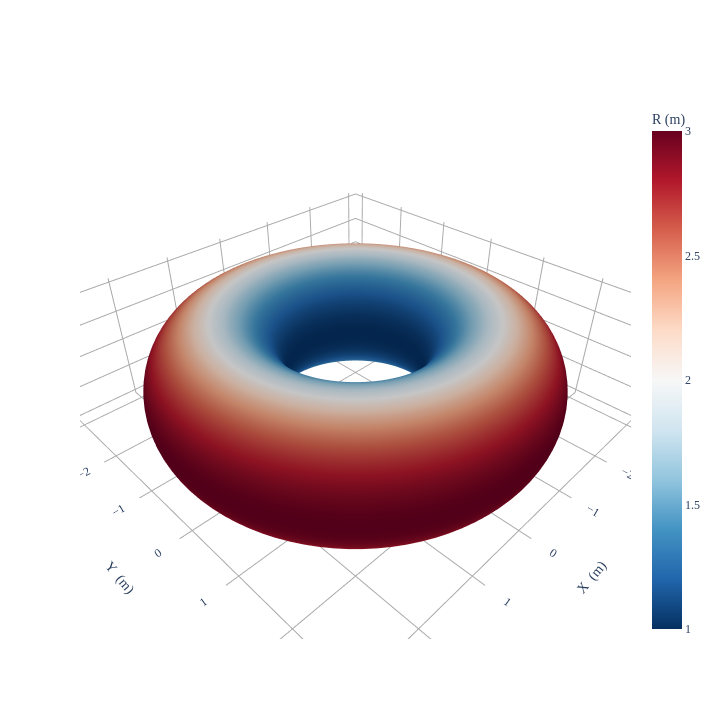

The notebook cell saved with this chart:
### Code cell
grid = LinearGrid(M=15, N=15)
surface = FourierRZToroidalSurface.from_shape_parameters(
    major_radius=R0,
    aspect_ratio=R0,
    elongation=1,
    triangularity=0,
    squareness=0,
    eccentricity=0,
    torsion=0,
    NFP=1,
)
surface = SourceFreeField(surface, grid.M, grid.N, NFP=1)

plot_3d(surface, "R")

### Figure 1 — Plotly figure (JSON) as saved in the notebook; plotly's stock layout.template omitted (floating-point values rounded to 4 significant figures; data arrays with more than 128 entries replaced by an {"elided": "..."} marker saying what was removed)
{"data": [{"colorbar": {"title": {"text": "R (m)"}}, "colorscale": [[0, "rgb(5,48,97)"], [0.1, "rgb(33,102,172)"], [0.2, "rgb(67,147,195)"], [0.3, "rgb(146,197,222)"], [0.4, "rgb(209,229,240)"], [0.5, "rgb(247,247,247)"], [0.6, "rgb(253,219,199)"], [0.7, "rgb(244,165,130)"], [0.8, "rgb(214,96,77)"], [0.9, "rgb(178,24,43)"], [1, "rgb(103,0,31)"]], "flatshading": true, "i": {"elided": "20200 int values"}, "intensity": {"elided": "10201 float values"}, "j": {"elided": "20200 int values"}, "k": {"elided": "20200 int values"}, "name": "R (m)", "opacity": 1, "showscale": true, "type": "mesh3d", "x": {"elided": "10201 float values"}, "y": {"elided": "10201 float values"}, "z": {"elided": "10201 float values"}}], "layout": {"font": {"family": "Times"}, "height": 719.3, "scene": {"aspectmode": "data", "xaxis": {"backgroundcolor": "white", "gridcolor": "darkgrey", "showbackground": false, "showgrid": true, "showticklabels": true, "title": {"text": "X  (m)"}, "zeroline": true, "zerolinecolor": "darkgrey"}, "yaxis": {"backgroundcolor": "white", "gridcolor": "darkgrey", "showbackground": false, "showgrid": true, "showticklabels": true, "title": {"text": "Y  (m)"}, "zeroline": true, "zerolinecolor": "darkgrey"}, "zaxis": {"backgroundcolor": "white", "gridcolor": "darkgrey", "showbackground": false, "showgrid": true, "showticklabels": true, "title": {"text": "Z  (m)"}, "zeroline": true, "zerolinecolor": "darkgrey"}}, "title": {"text": "", "x": 0.5, "xanchor": "center", "y": 0.9, "yanchor": "top"}, "width": 719.3}}
